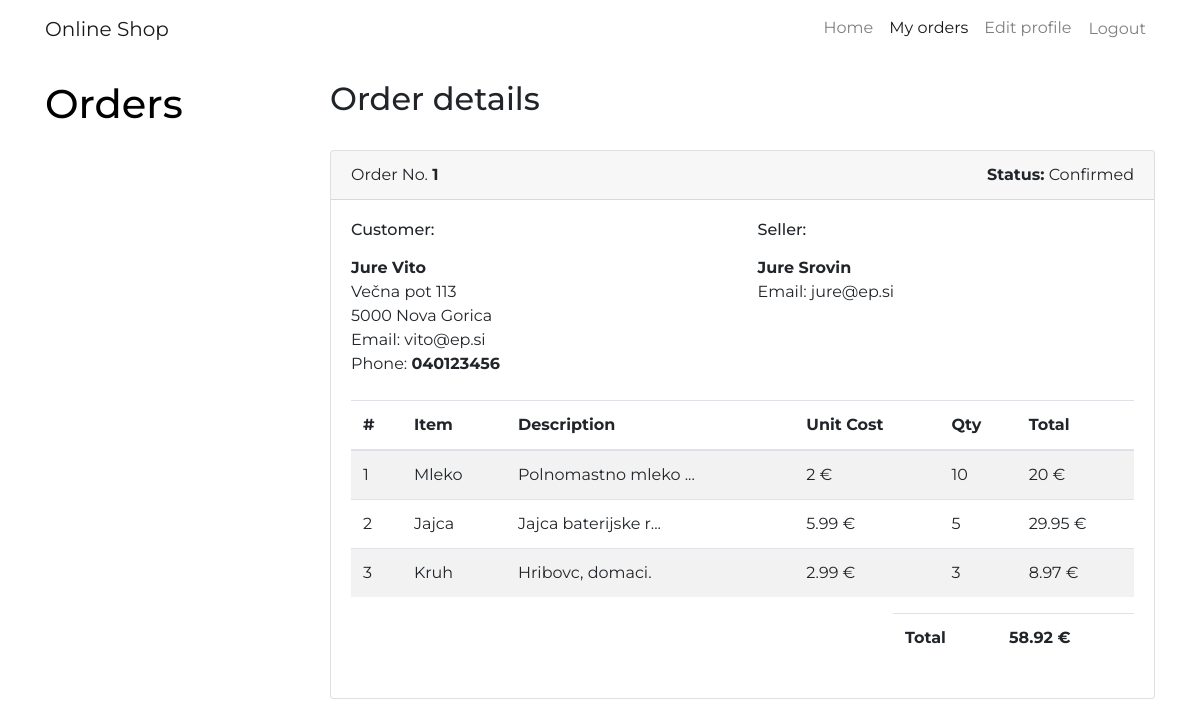
The page /orders/1 (signed in) on the database its author committed.
### tables this page shows
CREATE TABLE `user` (
  `id` int(11) NOT NULL AUTO_INCREMENT,
  `name` varchar(100) NOT NULL,
  `lastName` varchar(100) NOT NULL,
  `email` varchar(255) NOT NULL,
  `password` varchar(255) NOT NULL,
  `type` smallint NOT NULL default 2,
  `address` varchar(255),
  `zipcode_id` int(11),
  `phone` varchar(100),
  `activated` boolean NOT NULL default 0,
  PRIMARY KEY (`id`),
  CONSTRAINT `FK_zipcode_id` FOREIGN KEY (`zipcode_id`) REFERENCES `post_office`(`id`)
);

CREATE TABLE `post_office` (
  `id` int(11) NOT NULL AUTO_INCREMENT,
  `zipcode` varchar(45) NOT NULL,
  PRIMARY KEY (`id`)
);

CREATE TABLE `order_product` (
  `id_order` int(11) NOT NULL,
  `id_product` int(11) NOT NULL,
  `amount` int(11) NOT NULL,
  PRIMARY KEY (`id_product`, `id_order`),
  CONSTRAINT `FK_oa_order` FOREIGN KEY(`id_order`) REFERENCES `shop_order`(`id`)
    ON DELETE CASCADE
    ON UPDATE NO ACTION
);

CREATE TABLE `product` (
  `id` int(11) NOT NULL AUTO_INCREMENT,
  `title` varchar(255) NOT NULL,
  `description` text NOT NULL,
  `price` float NOT NULL,
  `activated` boolean NOT NULL,
  PRIMARY KEY (`id`)
);

### app_server/views/order-detail.php (the view, shortened to what the rows shown need)
<?php if($_SESSION["type"] != 0 ) { ?>
   <!DOCTYPE html>
   <html>
       <head>
           <link rel="stylesheet" href="https://use.fontawesome.com/releases/v5.6.3/css/all.css">
           <link rel ="stylesheet" type="text/css" href="<?= CSS_URL . "shop-homepage.css" ?>">
           <link rel ="stylesheet" type="text/css" href="<?= CSS_URL . "bootstrap4-retro.min.css" ?>">
       <head>
       <body>
           <nav class="navbar navbar-expand-sm navbar-light fixed-top" style="background-color: #ffffff;">
             <div class="container">
               <a class="navbar-brand" href="<?= BASE_URL . "products" ?>">Online Shop</a>
               <div class="collapse navbar-collapse" id="navbarResponsive">
                <ul class="navbar-nav ml-auto">
                   <li class="nav-item">
                     <a class="nav-link" href="<?= BASE_URL . "products" ?>">Home
                     </a>
                   </li>
                   <?php if(!isset($_SESSION["loggedin"])) { ?>
                       <li class="nav-item">
                         <a class="nav-link" href="<?= BASE_URL . "registration" ?>">Register</a>
                       </li>
                       <li class="nav-item">
                         <a class="nav-link" href="<?= BASE_URL . "login" ?>">Login</a>
                       </li>
                       <li class="nav-item">
                         <a class="nav-link" href="<?= BASE_URL . "certificate" ?>">Admins/Sellers</a>
                       </li>
                   <?php } else {
                       if($_SESSION["type"] == 1) { ?>
                           <li class="nav-item">
                              <a class="nav-link" href="<?= BASE_URL . "products/add" ?>">Add products</a>
                           </li>
                           <li class="nav-item">
                              <a class="nav-link" href="<?= BASE_URL . "users" ?>">Customers</a>
                           </li>
                           <li class="nav-item">
                              <a class="nav-link active" href="<?= BASE_URL . "orders" ?>">Orders</a>
                           </li>
                       <?php } else if ($_SESSION["type"] == 0) { ?>
                           <li class="nav-item">
                              <a class="nav-link" href="<?= BASE_URL . "users" ?>">Sellers</a>
                           </li>
                        <?php } else if ($_SESSION["type"] == 2 ){ ?>
                           <li class="nav-item">
                              <a class="nav-link active" href="<?= BASE_URL . "orders" ?>">My orders</a>
                           </li>
                        <?php } ?>
                           <li class="nav-item">
                              <a class="nav-link" href="<?= BASE_URL . "profile/" . $_SESSION["id"] ?>">Edit profile</a>
                           </li>
                           <li class="nav-item">
                              <a class="nav-link btn btn-logout" href="<?= BASE_URL . "logout" ?>">Logout</a>
                           </li>
                   <?php } ?>
                </ul>
               </div>
             </div>
           </nav>
           <div class="container">
             <div class="row">
               <div class="col-lg-3">
                  <?php if ($_SESSION["type"] != 0) { ?>
                     <a href="<?= BASE_URL . "orders/" ?>" style="color: black;">
                        <h1 class="my-4">Orders</h1>
                     </a>
                 <?php } ?>
               </div>
               <?php
                   $customer = UsersController::getUserDetails($id_user);
                   if ($id_seller != 0) {
                       $seller = UsersController::getUserDetails($id_seller);
                   }
                   $post = PostController::get($customer["zipcode_id"]);
                   $order_products = OrderProductsController::getOrderProductsById($id);
               ?>
               <div class="col-lg-9">
                  <div class="wrapper">
                     <br>
                       <h2>Order details</h2>
                     <br>
                       <div class="card">
                     <div class="card-header">
                     Order No.
                     <strong><?= $id ?></strong>
                       <span class="float-right"> <strong>Status:</strong>
                          <?php if ($status == 0) { ?> Confirmed
                          <?php } else if ($status == 1) { ?> Pending
                          <?php } else if ($status == 2) { ?> Declined
                                      <?php } ?>
                       </span>
                     </div>
                     <div class="card-body">
                     <div class="row mb-4">
                     <div class="col-sm-6">
                     <h6 class="mb-3">Customer:</h6>
                     <div>
                     <strong><?= $customer["name"] ?> <?= $customer["lastName"] ?></strong>
                     </div>
                     <div><?= $customer["address"] ?></div>
                     <div><?= $post["zipcode"] ?></div>
                     <div>Email: <?= $customer["email"]?></div>
                     <div>Phone: <b><?= $customer["phone"]?></b></div>
                     </div>
                     <div class="col-sm-6">
                     <h6 class="mb-3">Seller:</h6>
                     <div>
                     <strong><?= $seller["name"] ?> <?= $seller["lastName"] ?></strong>
                     <div>Email: <?= $seller["email"]?></div>
                     </div>
                     </div>
                     </div>
                     <div class="table-responsive-sm">
                     <table class="table table-striped">
                     <thead>
                     <tr>
                     <th class="center">#</th>
                     <th>Item</th>
                     <th>Description</th>
                     <th class="right">Unit Cost</th>
                       <th class="center">Qty</th>
                     <th class="right">Total</th>
                     </tr>
                     </thead>
                     <tbody>
                        <?php
                        $total = 0;
                        $i = 0;
                        foreach ($order_products as $order_product):
                            $product = ProductsController::getProductDetails($order_product["id_product"]);
                            $total += $order_product["amount"] * $product["price"];
                            $i ++;
                             ?>
                              <tr>
                                 <td class="center"><?= $i ?></td>
                                 <td class="left strong"><?= $product["title"] ?></td>
                                 <?php if (strlen($product["description"]) < 18) { ?>
                                    <td class="left"><?= $product["description"] ?></td>
                                 <?php } else {
                                    $description_cut = substr($product["description"], 0, 18);
                                    $description_cut .= "...";
                                    ?>
                                    <td class="left"><?= $description_cut ?></td>
                                 <?php } ?>
                                 <td class="right"><?= $product["price"] ?> €</td>
                                   <td class="center"><?= $order_product["amount"] ?></td>
                                 <td class="right"><?= $order_product["amount"] * $product["price"]; ?> €</td>
                              </tr>
                        <?php endforeach;    ?>
                     </tbody>
                     </table>
                     </div>
                     <div class="row">
                     <div class="col-lg-4 col-sm-5">
                     </div>
                     <div class="col-lg-4 col-sm-5 ml-auto">
                     <table class="table table-clear">
                     <tbody>
                        <tr>
                           <td class="left">
                              <strong>Total</strong>
                           </td>
                           <td class="right">
                              <strong><?= number_format($total, 2) ?> €</strong>
                           </td>
                        </tr>
                     </tbody>
                     </table>
                     </div>
                     </div>
                     </div>
                     </div>
                  </div>
                  <br>
               </div>
             </div>
           </div>
           <br>
       </body>
   </html>
<?php } ?>

### index.php (shortened to what the rows shown need)
<?php
    require_once("app_server/controllers/ProductsController.php");
    require_once("app_server/controllers/UsersController.php");
    require_once("app_server/controllers/OrderProductsController.php");
    require_once("app_server/controllers/PostController.php");
    require_once("app_server/controllers/ProductRateController.php");
    $path = isset($_SERVER["PATH_INFO"]) ? trim($_SERVER["PATH_INFO"], "/") : "";
    $urls = [
        "/^images$/" => function ($method) {
            ImagesController::index();
        },
        "/^products$/" => function ($method) {
            ProductsController::index();
        },
        "/^products\/(\d+)$/" => function ($method, $id) {
            ProductsController::get($id);
        },
        "/^products\/add$/" => function ($method) {
            if ($method == "POST") {
                ProductsController::add();
            } else {
                ProductsController::addForm();
            }
        },
        "/^products\/edit\/(\d+)$/" => function ($method, $id) {
            if ($method == "POST") {
                ProductsController::edit($id);
            } else {
                ProductsController::editForm($id);
            }
        },
        "/^products\/delete\/(\d+)$/" => function ($method, $id) {
            if ($method == "POST") {
                ProductsController::delete($id);
            }
        },
        "/^$/" => function () {
            ViewHelper::redirect(BASE_URL . "products");
        },
        "/^logout$/" => function ($method) {
            LogoutController::logout();
        },
        "/^login$/" => function ($method) {
            LoginController::index();
        },
        "/^registration$/" => function ($method) {
            RegistrationController::indexReg();
        },
        "/^certificate$/" => function ($method) {
            LoginController::certificateAuth();
        },
        "/^profile\/(\d+)$/" => function ($method, $id) {
            if ($method == "POST") {
                UsersController::editProfile($id);
            } else {
                UsersController::editProfileForm($id);
            }
        },
        "/^users$/" => function ($method) {
            UsersController::index();
        },
        "/^users\/(\d+)$/" => function ($method, $id) {
            UsersController::get($id);
        },
        "/^users\/add$/" => function ($method) {
            if ($method == "POST") {
                UsersController::add();
            } else {
                UsersController::addForm();
            }
        },
        "/^users\/edit\/(\d+)$/" => function ($method, $id) {
            if ($method == "POST") {
                UsersController::edit($id);
            } else {
                UsersController::editForm($id);
            }
        },
        "/^users\/delete\/(\d+)$/" => function ($method, $id) {
            if ($method == "POST") {
                UsersController::delete($id);
            }
        },
        "/^orders\/edit\/(\d+)$/" => function ($method, $id) {
            if ($method == "POST") {
                OrdersController::edit($id);
            }
        },
        "/^orders\/delete\/(\d+)$/" => function ($method, $id) {
            OrdersController::delete($id);
        },
        "/^orders\/submit$/" => function ($method) {
            OrdersController::orderSubmit();
        },
        "/^orders\/confirmation$/" => function ($method) {
            OrdersController::orderConfirmation();
        },
        "/^orders$/" => function ($method) {
            OrdersController::index();
        },
        "/^orders\/(\d+)$/" => function ($method, $id) {
            OrdersController::get($id);
        },
        "/^api\/products\/(\d+)$/" => function ($method, $id) {
            switch ($method) {
                case "DELETE":
                    ProductsControllerREST::delete($id);
                    break;
                case "PUT":
                    ProductsControllerREST::edit($id);
                    break;
                default:
                    ProductsControllerREST::get($id);
                    break;
            }
        },
        "/^api\/products$/" => function ($method) {
            switch ($method) {
                case "POST":
                    ProductsControllerREST::add();
                    break;
                default:
                    ProductsControllerREST::index();
                    break;
            }
        },
        "/^api\/users\/(\d+)$/" => function ($method, $id) {
            switch ($method) {
               case "PUT":
                   UsersControllerREST::edit($id);
                   break;
               case "DELETE":
                   UsersControllerREST::delete($id);
                   break;
               default:
                   UsersControllerREST::getUserDetails($id);
                   break;
            }
        },
        "/^api\/users$/" => function ($method) {
            switch ($method) {
               case "POST":
                   UsersControllerREST::add();
                   break;
               default:
                   UsersControllerREST::index();
                   break;
            }
        },
        "/^api\/login$/" => function ($method) {
            switch ($method) {
                case "POST":
                    AndroidREST::login();
                    break;
                default:
                    AndroidREST::login();
                    break;
            }
        },
    ];
    foreach ($urls as $pattern => $controller) {
        if (preg_match($pattern, $path, $params)) {
            try {
                $params[0] = $_SERVER["REQUEST_METHOD"];
                $controller(...$params);
            } catch (InvalidArgumentException $e) {
                ViewHelper::error404();
            } catch (Exception $e) {
                ViewHelper::displayError($e, true);
            }
            exit();
        }
    }
?>

### rows shown on the page
user: name "Jure", lastName "Vito", address "Večna pot 113", email "vito@ep.si", phone "040123456"
post_office: zipcode "5000 Nova Gorica"
user: name "Jure", lastName "Srovin", email "jure@ep.si"
order_product: id_product.title "Mleko", id_product.description "Polnomastno mleko ...", id_product.price "2", amount "10", $order_product['amount']*$product['price'] "20"
order_product: id_product.title "Jajca", id_product.description "Jajca baterijske r...", id_product.price "5.99", amount "5", $order_product['amount']*$product['price'] "29.95"
order_product: id_product.title "Kruh", id_product.description "Hribovc, domaci.", id_product.price "2.99", amount "3", $order_product['amount']*$product['price'] "8.97"

### other values the page prints
$total "58.92"
